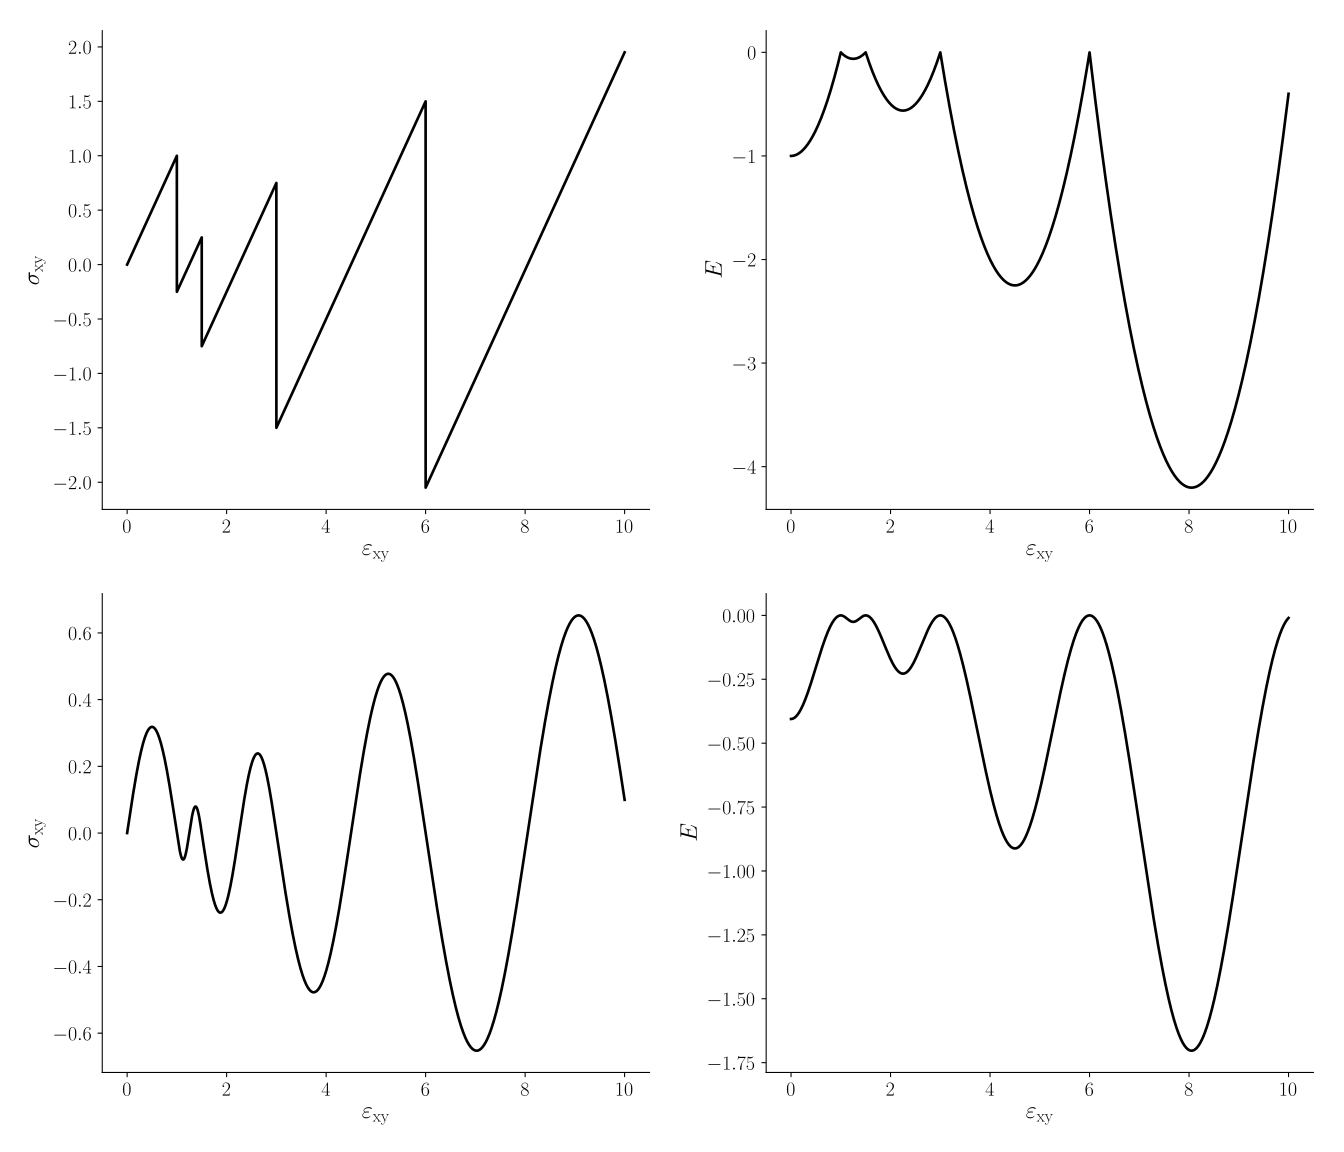

Write the Python code that produced this figure.

import GMatElastoPlasticQPot as gm
import numpy                 as np
import matplotlib.pyplot     as plt

plt.style.use(['goose','goose-latex','goose-tick-lower'])

# --------------------------------------------------------------------------------------------------

fig = plt.figure(figsize=(14,12))
fig.set_tight_layout(True)

# --------------------------------------------------------------------------------------------------

mat = gm.Cartesian2d.Cusp( 1. , 1. , [ -1. , 1. , 1.5 , 3. , 6. , 10.1 ] , False )

Eps = np.array([
  [ 0. , 1. ],
  [ 1. , 0. ],
])

ninc   = 20000
eps_xy = np.zeros((ninc))
sig_xy = np.zeros((ninc))
energy = np.zeros((ninc))

for i,d in enumerate(np.linspace(0,10.,ninc)):

  eps       = d * Eps
  energy[i] = mat.energy(eps)
  sig       = mat.Sig(eps)
  sig_xy[i] = sig[0,1]
  eps_xy[i] = eps[0,1]

ax = fig.add_subplot(2,2,1)

ax.plot(eps_xy,sig_xy)

plt.xlabel(r'$\varepsilon_\mathrm{xy}$')
plt.ylabel(r'$\sigma_\mathrm{xy}$')

ax = fig.add_subplot(2,2,2)

ax.plot(eps_xy,energy)

plt.xlabel(r'$\varepsilon_\mathrm{xy}$')
plt.ylabel(r'$E$')

# --------------------------------------------------------------------------------------------------

mat = gm.Cartesian2d.Smooth( 1. , 1. , [ -1. , 1. , 1.5 , 3. , 6. , 10.1 ] , False )

Eps = np.array([
  [ 0. , 1. ],
  [ 1. , 0. ],
])

ninc   = 20000
eps_xy = np.zeros((ninc))
sig_xy = np.zeros((ninc))
energy = np.zeros((ninc))

for i,d in enumerate(np.linspace(0,10.,ninc)):

  eps       = d * Eps
  energy[i] = mat.energy(eps)
  sig       = mat.Sig(eps)
  sig_xy[i] = sig[0,1]
  eps_xy[i] = eps[0,1]

ax = fig.add_subplot(2,2,3)

ax.plot(eps_xy,sig_xy)

plt.xlabel(r'$\varepsilon_\mathrm{xy}$')
plt.ylabel(r'$\sigma_\mathrm{xy}$')

ax = fig.add_subplot(2,2,4)

ax.plot(eps_xy,energy)

plt.xlabel(r'$\varepsilon_\mathrm{xy}$')
plt.ylabel(r'$E$')

# --------------------------------------------------------------------------------------------------

plt.savefig('stress-strain.svg')
plt.show()

